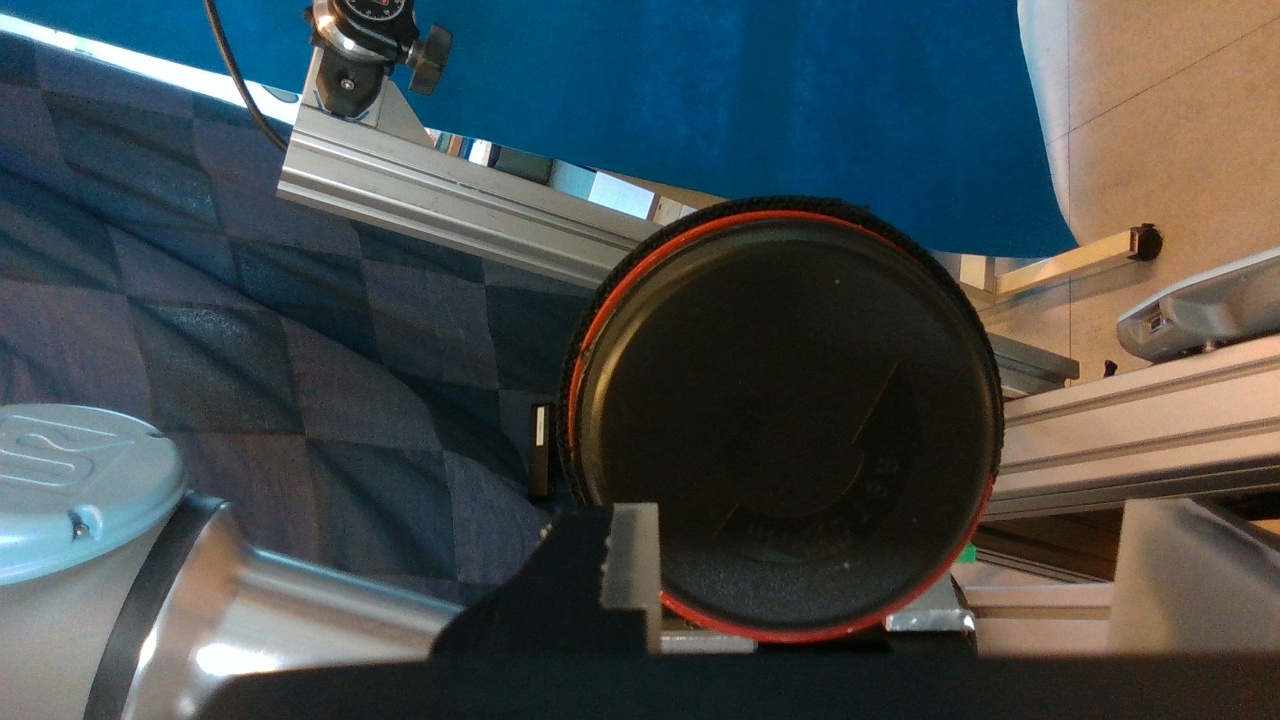
#> input picture lid_touch_point_debug/sample_0000_raw.jpg, 1280 x 720 px
$ python -i touch_point_detector.py   (imports and definitions only)
#> lines starting #> are read from the running program, lines starting #| are printed output that depends on the picture; after the words box and inside, x2 and y2 are one past the last pixel; in counts of white or black regions, pixels touching at a corner belong together
#> further down, picture is the input picture: shape (720, 1280, 3); mean B, G, R 77, 75.4, 67.6
"""
Detection algorithm for the bottle-cap lid touch point (where the gripper should press to
start the circular opening motion), factored out of lid_touch_point_annotator.py so it can
be imported/benchmarked/reused independently of the interactive annotation tool.
"""

from __future__ import annotations

import cv2
import numpy as np

# HSV thresholds for the lid's red rim -- tune against captured frames if lighting changes.
RED_HSV_RANGES = [((0, 100, 50), (10, 255, 255)), ((170, 100, 50), (180, 255, 255))]

# apparent_rim_radius_px = RADIUS_K / (hover_height_m + RADIUS_C), fit from labeled samples
# at heights 0.05/0.1/0.15m -- used as a prior so the rim circle fit isn't thrown off by
# background clutter that happens to also be red. Re-fit if the camera/lens/rim size changes.
RADIUS_K, RADIUS_C = 38.2653, 0.1335


def _predict_rim_radius(hover_height: float) -> float:
    return RADIUS_K / (hover_height + RADIUS_C)


def _red_components(
    bgr_image: np.ndarray,
    min_component_area: int = 150,
    roi_margin_frac: float = 0.12,
    max_solidity: float = 0.75,
) -> list[np.ndarray]:
    """Pixel coords of the rim's red pixels, as a list of per-component arrays, restricted
    to a central ROI and filtered to sizeable, ring-shaped components -- the hover routine
    centers the lid, so the ROI excludes most background clutter that would otherwise
    corrupt the circle fit below.

    (An earlier version dropped this crop in favor of seeding the fit at the image center,
    reasoning that a frame-relative crop risks clipping real rim pixels near the edge. That
    was wrong in practice -- tested against the 11 labeled samples, it broke 5 of them
    outright and badly mispredicted 2 more, because without the crop, clutter dominates the
    point cloud badly enough that seeding near it (rather than amid already-clutter-free
    points) derails the fit before the radius filter gets a chance to help. Restored the
    crop; the edge-clipping concern is real in theory but unobserved in practice so far.)

    `max_solidity` (area / convex-hull-area) rejects compact/filled red blobs -- e.g. a red
    logo on another object visible in frame -- that land inside the ROI and are big enough
    to pass the area filter. Genuine rim arcs are thin curves: even a short, fragmented arc
    piece measured across 25 labeled samples topped out at 0.61 solidity, while stray solid
    blobs measured 0.89-0.94 -- a clean gap, so 0.75 is a safe cutoff between them.
    """
#> called with min_component_area = 150, roi_margin_frac = 0.12, max_solidity = 0.75
    hsv_image = cv2.cvtColor(bgr_image, cv2.COLOR_BGR2HSV)
#> hsv_image: shape (720, 1280, 3); mean H, S, V 63.7, 110.1, 91.7
    mask = np.zeros(hsv_image.shape[:2], dtype=np.uint8)
    for lower, upper in RED_HSV_RANGES:
        mask |= cv2.inRange(hsv_image, lower, upper)
#> this loop made 2 passes
#> pass 1, in _red_components, `mask |= cv2.inRange(hsv_image, lower, upper)`:
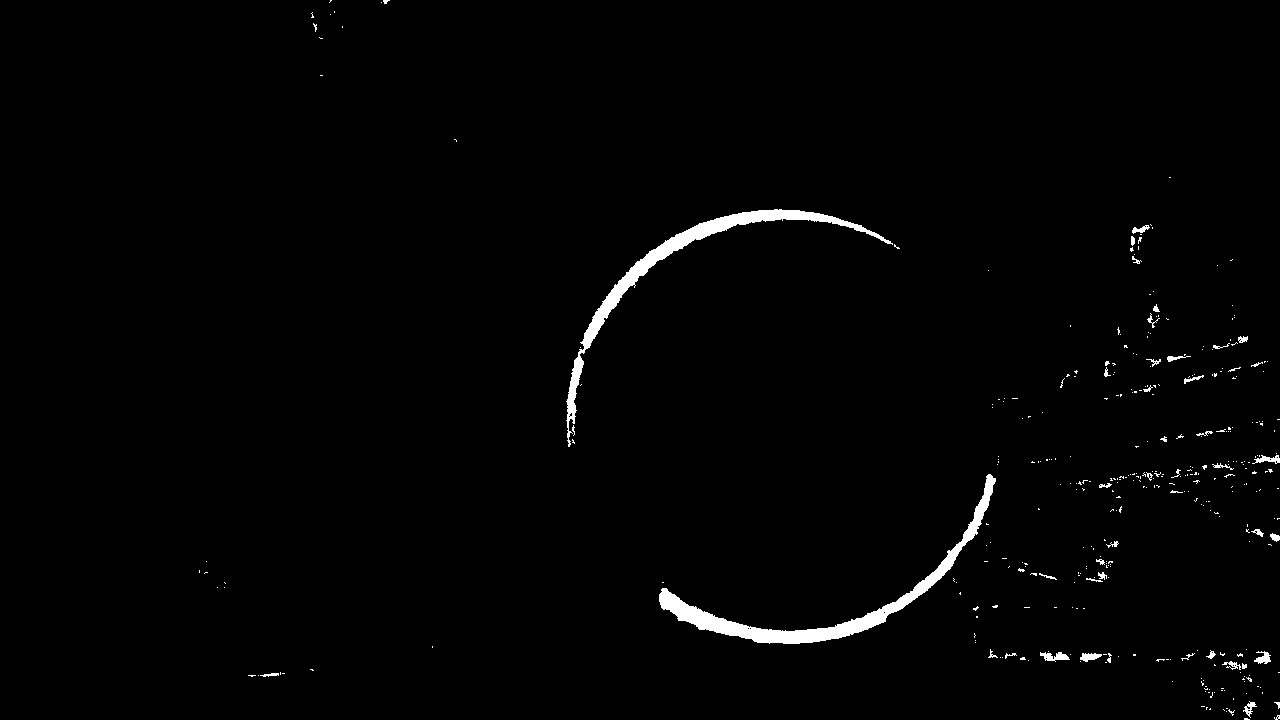
#> mask: shape (720, 1280); 1.4% white; 371 white regions (327 under 20 px), largest, box (x1, y1, x2, y2) and area: (659, 474, 996, 644) 5116, (566, 209, 893, 447) 4510, (1040, 652, 1070, 662) 169
    mask = cv2.morphologyEx(mask, cv2.MORPH_CLOSE, np.ones((5, 5), np.uint8))
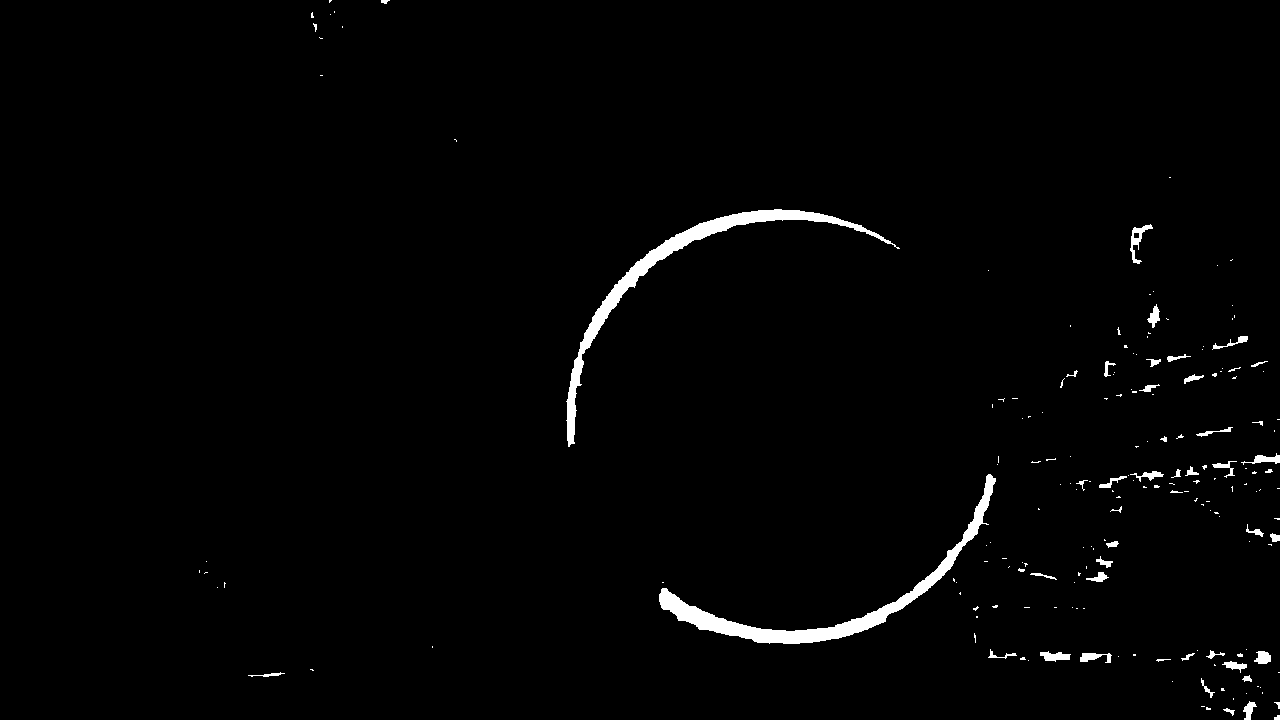
#> mask: shape (720, 1280); 1.5% white; 190 white regions (142 under 20 px), largest, box (x1, y1, x2, y2) and area: (659, 474, 996, 644) 5163, (566, 209, 900, 447) 4741, (1130, 224, 1153, 264) 273

    h, w = mask.shape
#> h = 720; w = 1280
    mx, my = int(w * roi_margin_frac), int(h * roi_margin_frac)
#> mx = 153; my = 86
    roi = np.zeros_like(mask)
    roi[my:h - my, mx:w - mx] = 255
    mask = cv2.bitwise_and(mask, roi)
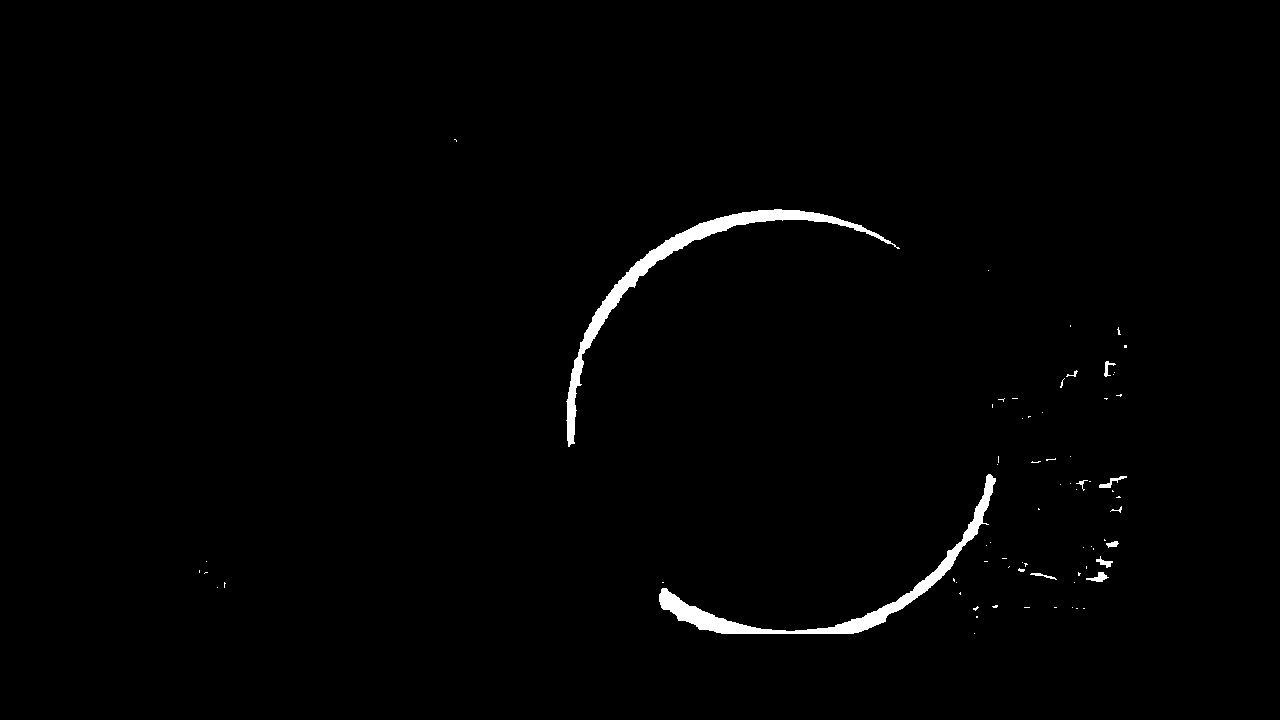
#> mask: shape (720, 1280); 1.1% white; 72 white regions (61 under 20 px)

    contours, _ = cv2.findContours(mask, cv2.RETR_EXTERNAL, cv2.CHAIN_APPROX_SIMPLE)
#> contours = 72 contours, 64 with area under 20; largest, box (x1, y1, x2, y2) and area: (566, 209, 900, 447) 4276, (659, 474, 996, 634) 3907, (1086, 572, 1109, 582) 84, (1099, 476, 1127, 488) 72, (1096, 556, 1113, 568) 57, (1104, 361, 1116, 377) 44, (1106, 541, 1119, 548) 41, (1030, 573, 1057, 580) 33
    components = []
    for contour in contours:
        area = cv2.contourArea(contour)
        if area < min_component_area:
            continue
        hull_area = cv2.contourArea(cv2.convexHull(contour))
        solidity = area / hull_area if hull_area > 0 else 1.0
        if solidity > max_solidity:
            continue
        component_mask = np.zeros_like(mask)
        cv2.drawContours(component_mask, [contour], -1, 255, thickness=cv2.FILLED)
        ys, xs = np.where(component_mask > 0)
        components.append(np.column_stack([xs, ys]).astype(np.float64))
#> this loop made 72 passes
#> area on passes 17, 18, 30, 36, 47: 33, 84, 57, 41, 71.5
#> (area, hull_area, solidity) on pass 48: (3907, 27095.5, 0.144)
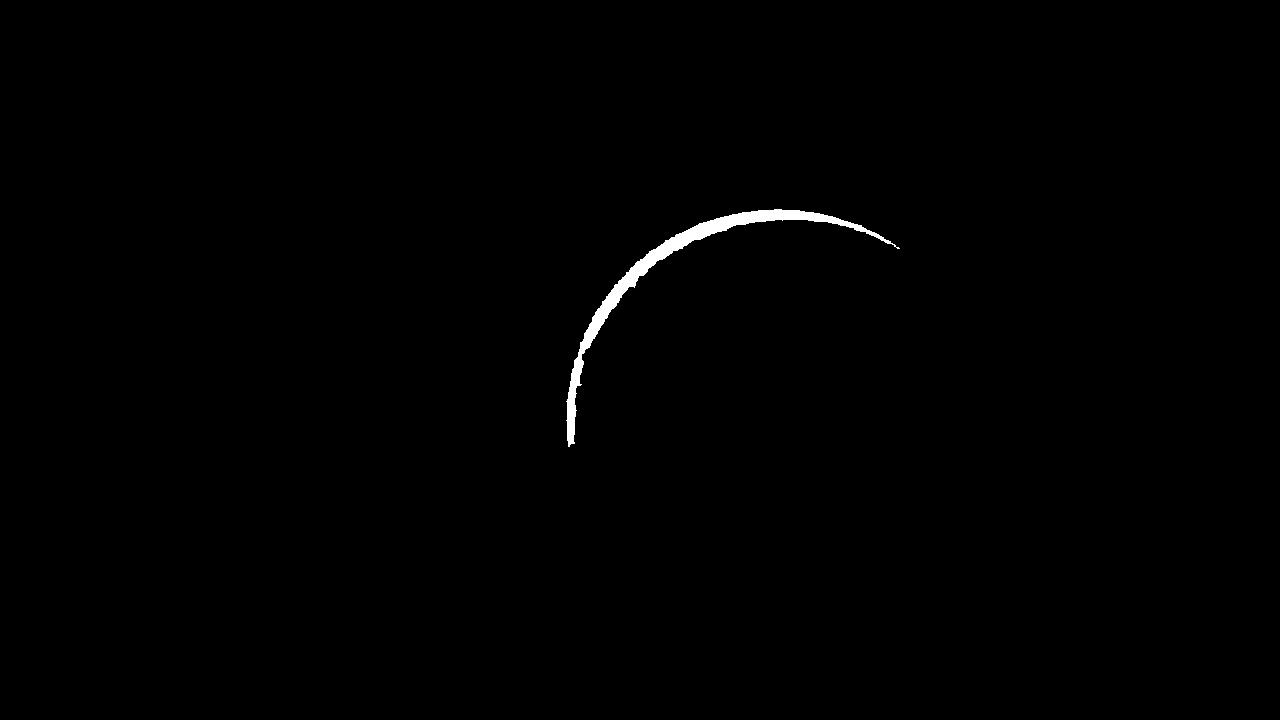
#> component_mask: shape (720, 1280); 0.51% white; 1 white region, box (x1, y1, x2, y2) and area: (566, 209, 900, 447) 4741
#> after the loop, components = 2 point arrays, longest 4741 points
    return components


# [112 lines left out: functions _fit_circle_lsq, _fit_rim_circle, _angular_span_deg, _touch_point_from_gap, detect_touch_point, not called in this run]

>>> import cv2
>>> picture = cv2.imread('../lid_touch_point_debug/sample_0000_raw.jpg')
>>> result = _red_components(picture)
#> result = 2 point arrays, longest 4741 points
